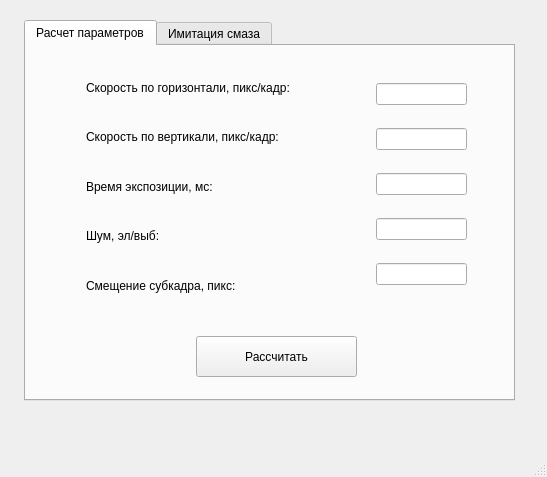
<?xml version="1.0" encoding="UTF-8"?>
<ui version="4.0">
 <class>MainWindow</class>
 <widget class="QMainWindow" name="MainWindow">
  <property name="geometry">
   <rect>
    <x>0</x>
    <y>0</y>
    <width>547</width>
    <height>477</height>
   </rect>
  </property>
  <property name="windowTitle">
   <string>Имитатор</string>
  </property>
  <widget class="QWidget" name="centralwidget">
   <widget class="QTabWidget" name="tabWidget">
    <property name="geometry">
     <rect>
      <x>24</x>
      <y>20</y>
      <width>491</width>
      <height>381</height>
     </rect>
    </property>
    <property name="currentIndex">
     <number>0</number>
    </property>
    <widget class="QWidget" name="tab">
     <attribute name="title">
      <string>Расчет параметров</string>
     </attribute>
     <widget class="QWidget" name="">
      <property name="geometry">
       <rect>
        <x>60</x>
        <y>20</y>
        <width>222</width>
        <height>241</height>
       </rect>
      </property>
      <layout class="QVBoxLayout" name="verticalLayout">
       <item>
        <widget class="QLabel" name="Vx_label">
         <property name="text">
          <string>Скорость по горизонтали, пикс/кадр:</string>
         </property>
        </widget>
       </item>
       <item>
        <widget class="QLabel" name="Vy_label">
         <property name="text">
          <string>Скорость по вертикали, пикс/кадр:</string>
         </property>
        </widget>
       </item>
       <item>
        <widget class="QLabel" name="time_label">
         <property name="text">
          <string>Время экспозиции, мс:</string>
         </property>
        </widget>
       </item>
       <item>
        <widget class="QLabel" name="noise_label">
         <property name="text">
          <string>Шум, эл/выб:</string>
         </property>
        </widget>
       </item>
       <item>
        <widget class="QLabel" name="shift_label">
         <property name="text">
          <string>Смещение субкадра, пикс:</string>
         </property>
        </widget>
       </item>
      </layout>
     </widget>
     <widget class="QWidget" name="">
      <property name="geometry">
       <rect>
        <x>350</x>
        <y>20</y>
        <width>91</width>
        <height>241</height>
       </rect>
      </property>
      <layout class="QVBoxLayout" name="verticalLayout_2">
       <item>
        <widget class="QLineEdit" name="Vx"/>
       </item>
       <item>
        <widget class="QLineEdit" name="Vy"/>
       </item>
       <item>
        <widget class="QLineEdit" name="time"/>
       </item>
       <item>
        <widget class="QLineEdit" name="noise"/>
       </item>
       <item>
        <widget class="QLineEdit" name="shift"/>
       </item>
      </layout>
     </widget>
     <widget class="QPushButton" name="count">
      <property name="geometry">
       <rect>
        <x>170</x>
        <y>290</y>
        <width>161</width>
        <height>41</height>
       </rect>
      </property>
      <property name="text">
       <string>Рассчитать</string>
      </property>
     </widget>
    </widget>
    <widget class="QWidget" name="tab_2">
     <attribute name="title">
      <string>Имитация смаза</string>
     </attribute>
     <widget class="QPushButton" name="images">
      <property name="geometry">
       <rect>
        <x>60</x>
        <y>40</y>
        <width>361</width>
        <height>41</height>
       </rect>
      </property>
      <property name="text">
       <string>Выбрать файлы...</string>
      </property>
     </widget>
     <widget class="QGraphicsView" name="graphicsView">
      <property name="geometry">
       <rect>
        <x>10</x>
        <y>120</y>
        <width>221</width>
        <height>192</height>
       </rect>
      </property>
     </widget>
     <widget class="QGraphicsView" name="graphicsView_2">
      <property name="geometry">
       <rect>
        <x>250</x>
        <y>120</y>
        <width>221</width>
        <height>192</height>
       </rect>
      </property>
     </widget>
     <widget class="QLabel" name="label">
      <property name="geometry">
       <rect>
        <x>80</x>
        <y>320</y>
        <width>81</width>
        <height>21</height>
       </rect>
      </property>
      <property name="text">
       <string>&lt;html&gt;&lt;head/&gt;&lt;body&gt;&lt;p align=&quot;center&quot;&gt;&lt;span style=&quot; font-size:10pt;&quot;&gt;Субкадр&lt;/span&gt;&lt;/p&gt;&lt;/body&gt;&lt;/html&gt;</string>
      </property>
     </widget>
     <widget class="QLabel" name="label_2">
      <property name="geometry">
       <rect>
        <x>320</x>
        <y>320</y>
        <width>81</width>
        <height>21</height>
       </rect>
      </property>
      <property name="text">
       <string>&lt;html&gt;&lt;head/&gt;&lt;body&gt;&lt;p align=&quot;center&quot;&gt;&lt;span style=&quot; font-size:10pt;&quot;&gt;Смаз&lt;/span&gt;&lt;/p&gt;&lt;/body&gt;&lt;/html&gt;</string>
      </property>
     </widget>
    </widget>
   </widget>
  </widget>
  <widget class="QMenuBar" name="menubar">
   <property name="geometry">
    <rect>
     <x>0</x>
     <y>0</y>
     <width>547</width>
     <height>26</height>
    </rect>
   </property>
   <property name="nativeMenuBar">
    <bool>true</bool>
   </property>
  </widget>
  <widget class="QStatusBar" name="statusbar"/>
 </widget>
 <resources/>
 <connections/>
</ui>
